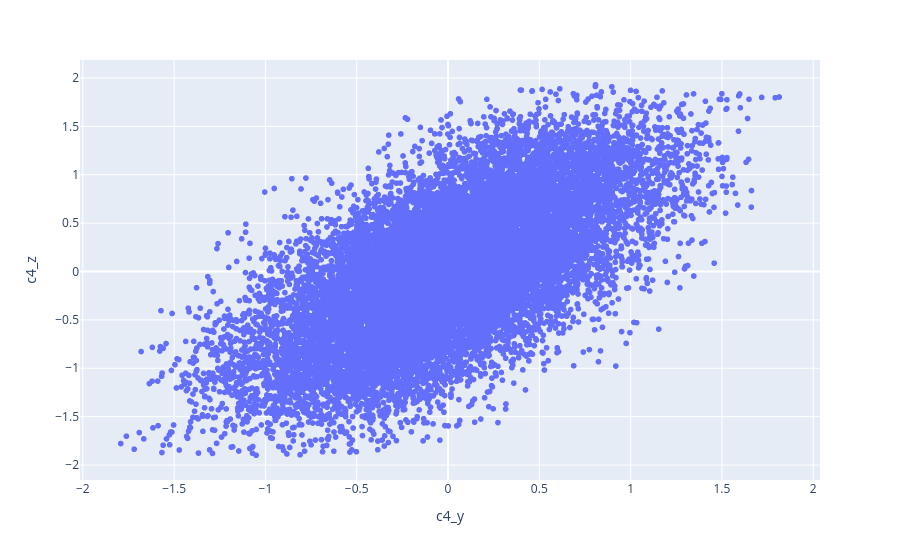

Source (notebook cell):
### Code cell
px.scatter(filt_signals, x="c4_y", y="c4_z")

### Figure 1 — Plotly figure (JSON) as saved in the notebook; plotly's stock layout.template omitted (floating-point values rounded to 4 significant figures; data arrays with more than 128 entries replaced by an {"elided": "..."} marker saying what was removed)
{"data": [{"hovertemplate": "c4_y=%{x}<br>c4_z=%{y}<extra></extra>", "legendgroup": "", "marker": {"color": "#636efa", "symbol": "circle"}, "mode": "markers", "name": "", "showlegend": false, "type": "scattergl", "x": {"elided": "16384 float values"}, "xaxis": "x", "y": {"elided": "16384 float values"}, "yaxis": "y"}], "layout": {"legend": {"tracegroupgap": 0}, "margin": {"t": 60}, "xaxis": {"anchor": "y", "domain": [0, 1], "title": {"text": "c4_y"}}, "yaxis": {"anchor": "x", "domain": [0, 1], "title": {"text": "c4_z"}}}}
